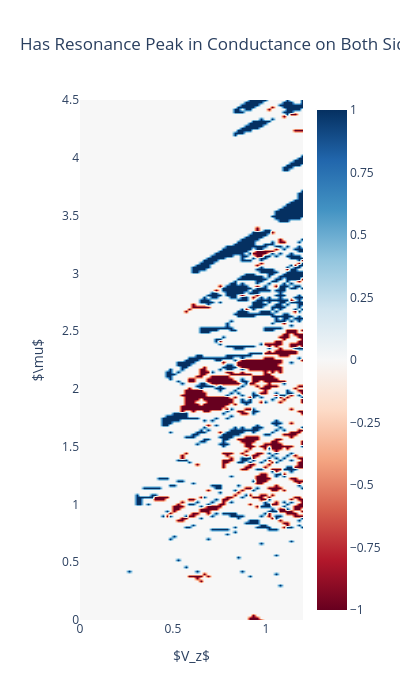

Notebook cell for this chart:
### Code cell
maxd = 1000
mu = params_list[:, 1]   # y-axis in the plot
V_z = params_list[:, 2]  # x-axis in the plot
zplot =  I - prot_dat           # z-axis (color)
#(corrs.astype(bool) * ~I.astype(bool)).astype(int)           # z-axis (color)

# Create the interactive Plotly heatmap/contour
fig = go.Figure(data=go.Contour(
    x=V_z,
    y=mu,
    z=zplot,
    colorscale='RdBu',    # Matches Matplotlib's 'magma'
    ncontours=100,         # Smooth continuous gradient
    line_width=0,          # Removes contour lines
    contours=dict(
        coloring='heatmap',
        showlines=False
    ),
    colorbar=dict(
        title=''
    )
))
#fig.update_xaxes(title=dict(text=r'\mu'))

# Label axes and title
fig.update_layout(
    title='Has Resonance Peak in Conductance on Both Sides',
    xaxis_range=[0.0, 1.2],  # <-- SET YOUR X-AXIS LIMITS HERE
    yaxis_range=[0, 4.5],
    width=400,
    height=700,
    xaxis_title=r'$V_z$',
    yaxis_title=r'$\mu$',
)
fig.show()

### Figure 1 — Plotly figure (JSON) as saved in the notebook; plotly's stock layout.template omitted (floating-point values rounded to 4 significant figures; data arrays with more than 128 entries replaced by an {"elided": "..."} marker saying what was removed)
{"data": [{"colorbar": {"title": {"text": ""}}, "colorscale": [[0, "rgb(103,0,31)"], [0.1, "rgb(178,24,43)"], [0.2, "rgb(214,96,77)"], [0.3, "rgb(244,165,130)"], [0.4, "rgb(253,219,199)"], [0.5, "rgb(247,247,247)"], [0.6, "rgb(209,229,240)"], [0.7, "rgb(146,197,222)"], [0.8, "rgb(67,147,195)"], [0.9, "rgb(33,102,172)"], [1, "rgb(5,48,97)"]], "contours": {"coloring": "heatmap", "showlines": false}, "line": {"width": 0}, "ncontours": 100, "type": "contour", "x": {"elided": "15750 float values"}, "y": {"elided": "15750 float values"}, "z": {"elided": "15750 int values"}}], "layout": {"height": 700, "title": {"text": "Has Resonance Peak in Conductance on Both Sides"}, "width": 400, "xaxis": {"range": [0, 1.2], "title": {"text": "$V_z$"}}, "yaxis": {"range": [0, 4.5], "title": {"text": "$\\mu$"}}}}
